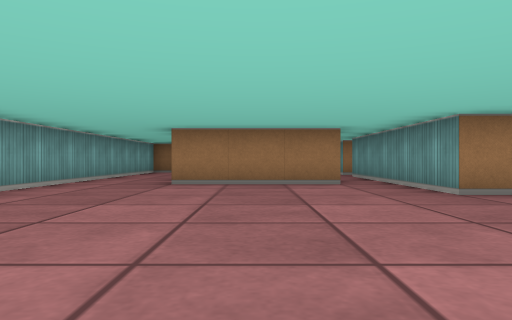
[1] (above)

16 first-person views from a walk through a cub3D level. The camera is about half as high as the walls, looks level and sees 70° across. The floor is counted in squares. Each view is taken from the middle of a square. On the plan, view 1 faces up. The plan holds only what a view shows up to about 9 squares ahead; the rest is blank.

[2]
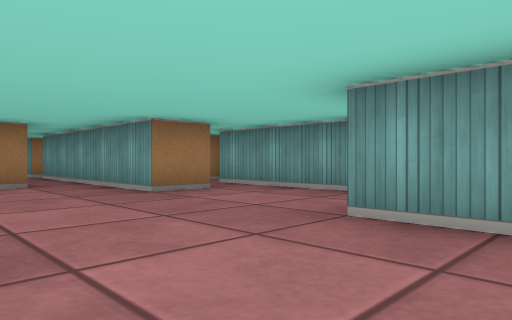

[3]
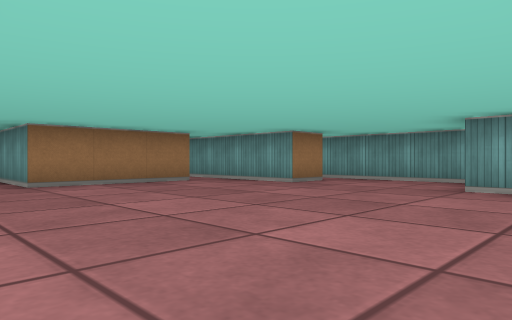

[4]
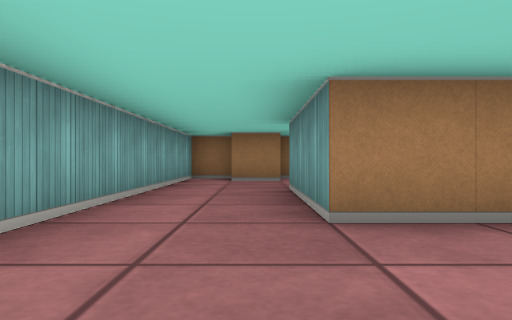

[5]
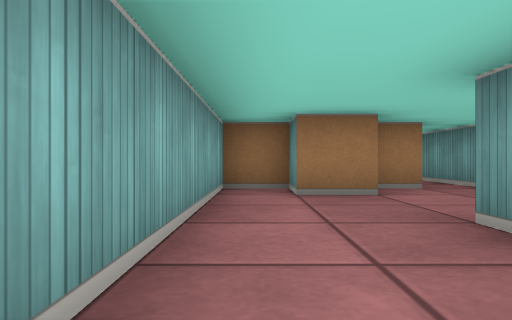

[6]
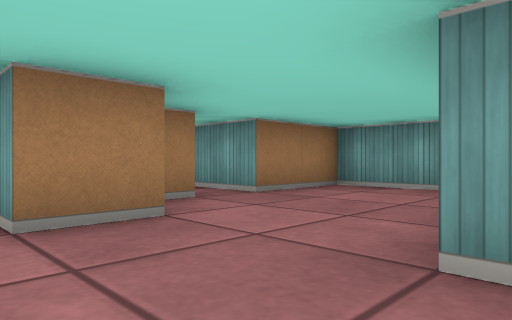

[7]
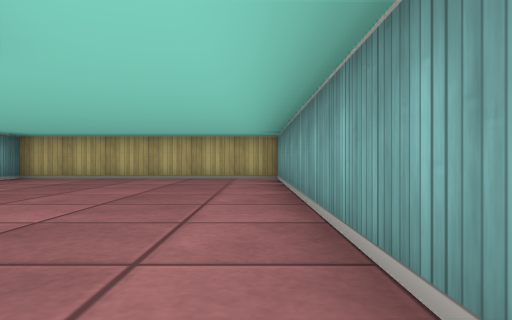

[8]
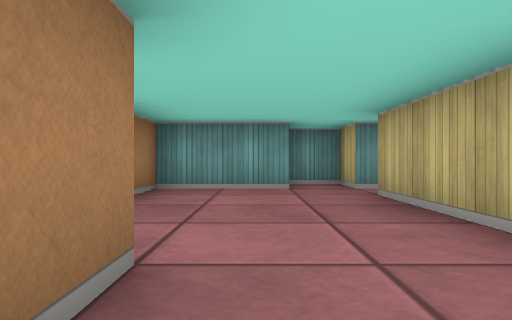

[9]
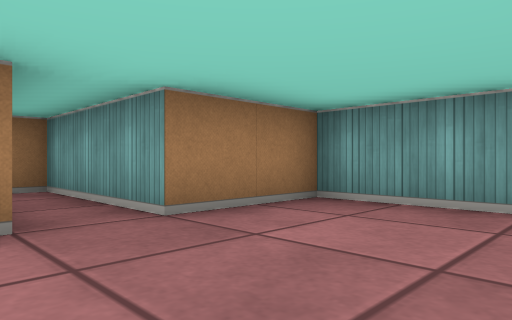

[10]
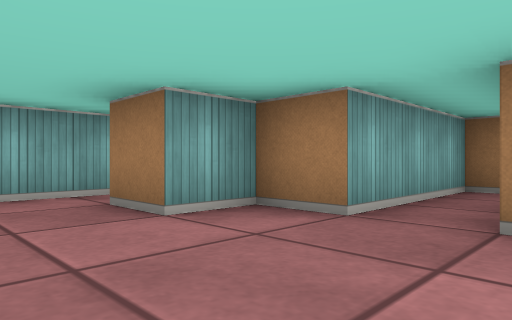

[11]
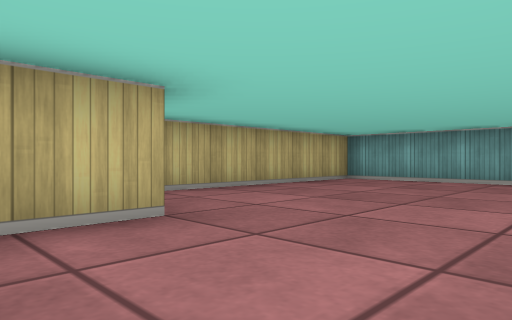

[12]
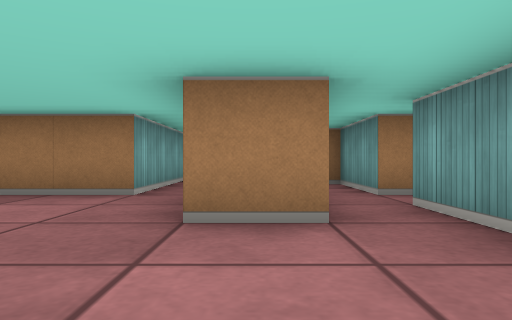

[13]
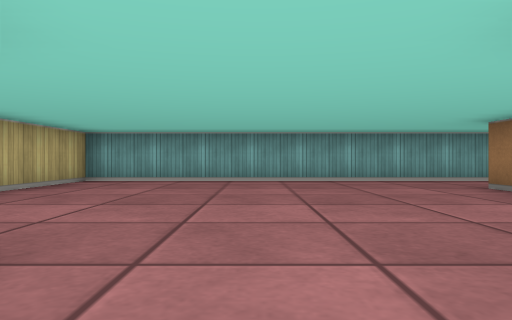

[14]
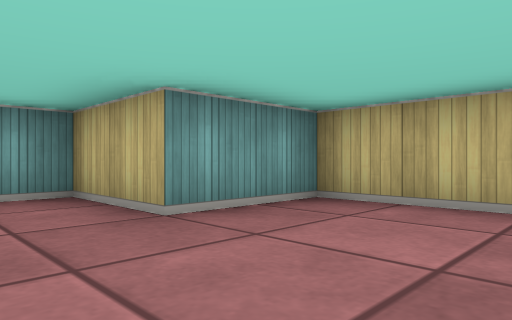

[15]
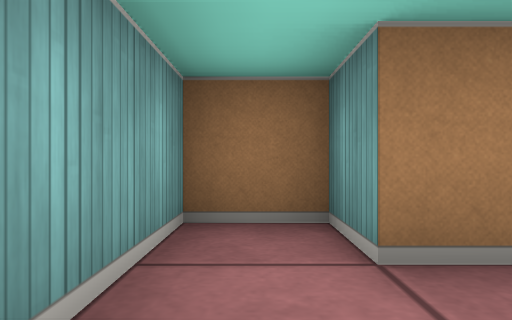

[16]
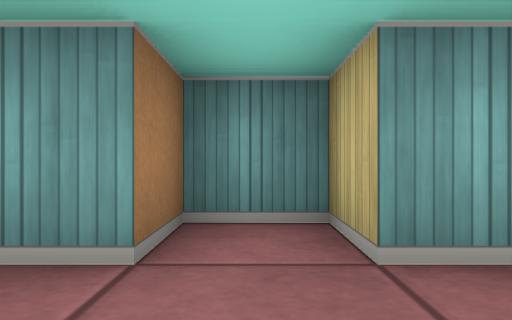

### Floor plan
Points are (right, up) in squares from view 1. A wall is a line through its corners. A room is listed if a view was taken in it or the views show most of it. See-through windows are left out.
Room 1 (views 1, 2, 3, 4, 5, 6, 7, 8, 9, 10, 11, 12, 13, 14, 15, 16)
walls: (-0.9, 9.5) (1.5, 9.5) (1.5, 6.5) (-1.5, 6.5) (-1.5, 9.5); (3.6, 4.5) (2.5, 4.5) (2.5, 9.5) (3.5, 9.5) (3.5, 10.5) (2.5, 10.5) (2.5, 12.5) (0.5, 12.5) (0.5, 15.5) (-0.5, 15.5) (-0.5, 12.5) (-1.5, 12.5) (-1.5, 11.5) (-2.5, 11.5) (-2.5, 12.5) (-3.5, 12.5) (-3.5, -0.5) (2.5, -0.5) (2.5, 1.5) (4.5, 1.5) (4.5, 5.5)
ways out: opening at (4, 5)

Positions as (right, up) in squares from view 1, and headings:
1: (0, 0), facing up
2: (0, 0), facing up-right
3: (-3, 0), facing up-right
4: (-2, 4), facing up
5: (-3, 7), facing up
6: (-3, 9), facing up-right
7: (-3, 8), facing down
8: (-3, 11), facing right
9: (-1, 10), facing up-right
10: (1, 10), facing up-left
11: (4, 4), facing down-left
12: (3, 2), facing up
13: (4, 3), facing left
14: (0, 3), facing down-right
15: (-3, 10), facing up
16: (1, 10), facing right
